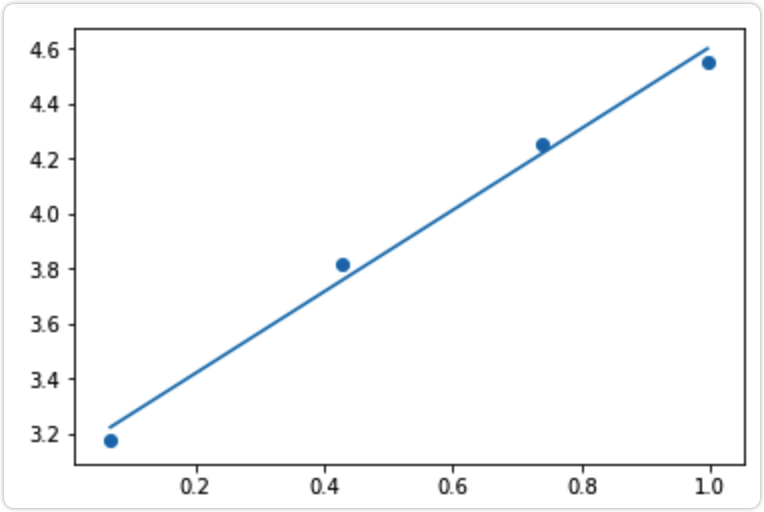

Generate this figure with Python:
# @File : 01regression.py.py
# @Author : SeafyLiang
# @Date : 2021/4/17 23:21
# @Description : 线性回归


# In[1]:


from numpy import *
import matplotlib.pylab as plt


# In[2]:


def loadDataSet(fileName):
    dataMat = []
    labelMat = []
    fr = open(fileName)
    for line in fr.readlines():
        lineArr = []
        curLine = line.strip().split('\t')
        for i in range(2):
            lineArr.append(float(curLine[i]))
        dataMat.append(lineArr)
        labelMat.append(float(curLine[-1]))
    return dataMat,labelMat


# In[3]:


def standRegres(xArr,yArr):
    xMat = mat(xArr)
    yMat = mat(yArr).T
    xTx = xMat.T * xMat
    if linalg.det(xTx) == 0:
        return
    ws = xTx.I * (xMat.T * yMat)
    return ws


# In[4]:


def regression1():
    xArr, yArr = loadDataSet("./data/data.txt")
    xMat = mat(xArr)
    yMat = mat(yArr)
    ws = standRegres(xArr, yArr)
    fig = plt.figure()
    ax = fig.add_subplot(111)               #add_subplot(349)函数的参数的意思是，将画布分成3行4列图像画在从左到右从上到下第9块
    ax.scatter(xMat[:, 1].flatten().tolist(), yMat.T[:, 0].flatten().A[0].tolist()) #scatter 的x是xMat中的第二列，y是yMat的第一列
    xCopy = xMat.copy()
    xCopy.sort(0)
    yHat = xCopy * ws
    ax.plot(xCopy[:, 1], yHat)
    plt.show()


# In[5]:


if __name__ == "__main__":
    regression1()


# In[ ]:
